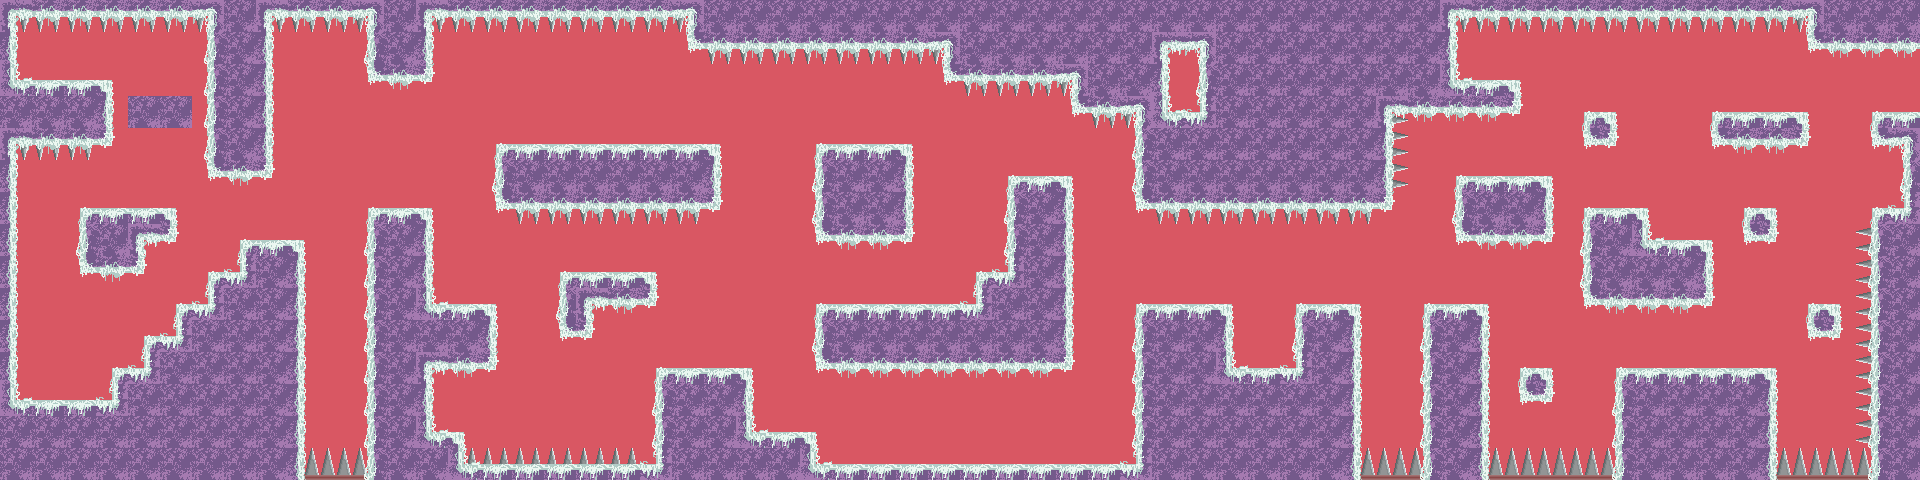

Below is a game level as drawn by its tile map, then a one-line description and the .tmx that defines it (tile-layer data replaced by summaries):
An orthogonal 60x15 tile map with 32x32 px tiles, 4 tile layers (Backgrond, spikes, Navigation, Map), 8 tilesets and 179 objects (26x Coin, 2x Player, 2x Enemy, 2x EnemigoVolador).

<map version="1.10" tiledversion="1.11.2" orientation="orthogonal" renderorder="right-down" width="60" height="15" tilewidth="32" tileheight="32" infinite="0" nextlayerid="24" nextobjectid="313">
 <tileset firstgid="1" name="tmw_desert_spacing" tilewidth="32" tileheight="32" spacing="1" margin="1" tilecount="48" columns="8">
  <image source="tmw_desert_spacing (1).png" width="265" height="199" />
  <tile id="0">
   <objectgroup draworder="index" id="2">
    <object id="1" x="15.875" y="16" width="16.125" height="16" />
   </objectgroup>
  </tile>
  <tile id="1">
   <objectgroup draworder="index" id="2">
    <object id="1" x="0" y="16" width="32" height="16" />
   </objectgroup>
  </tile>
  <tile id="2">
   <objectgroup draworder="index" id="2">
    <object id="1" x="0" y="16" width="16.125" height="16" />
   </objectgroup>
  </tile>
  <tile id="8">
   <objectgroup draworder="index" id="2">
    <object id="1" x="15.625" y="0" width="16.375" height="32" />
   </objectgroup>
  </tile>
  <tile id="10">
   <objectgroup draworder="index" id="2">
    <object id="1" x="0" y="0" width="18" height="32" />
    <object id="2" x="0" y="0" width="16.375" height="32" />
   </objectgroup>
  </tile>
  <tile id="16">
   <objectgroup draworder="index" id="2">
    <object id="1" x="15.75" y="0" width="16.25" height="16.625" />
   </objectgroup>
  </tile>
  <tile id="17">
   <objectgroup draworder="index" id="2">
    <object id="1" x="0" y="0" width="32" height="17.125" />
   </objectgroup>
  </tile>
  <tile id="18">
   <objectgroup draworder="index" id="2">
    <object id="1" x="0" y="0" width="16.125" height="18.125" />
   </objectgroup>
  </tile>
  <tile id="19">
   <objectgroup draworder="index" id="2">
    <object id="1" x="0.125" y="0.125" width="32" height="15.875" />
    <object id="2" x="6" y="22.875" />
   </objectgroup>
  </tile>
  <tile id="20">
   <objectgroup draworder="index" id="2">
    <object id="1" x="9.875" y="6.125" />
    <object id="2" x="16.375" y="0" width="16" height="33.625" />
   </objectgroup>
  </tile>
  <tile id="27">
   <objectgroup draworder="index" id="2">
    <object id="1" x="0" y="0.125" width="16.125" height="31.875" />
    <object id="2" x="22.25" y="25.625" />
   </objectgroup>
  </tile>
  <tile id="28">
   <objectgroup draworder="index" id="2">
    <object id="1" x="15.75" y="0" width="16.25" height="32" />
    <object id="2" x="9" y="26" />
   </objectgroup>
  </tile>
  <wangsets>
   <wangset name="Unnamed Set" type="corner" tile="-1">
    <wangcolor name="" color="#ff0000" tile="-1" probability="1" />
    <wangtile tileid="0" wangid="0,0,0,1,0,0,0,0" />
    <wangtile tileid="1" wangid="0,0,0,1,0,1,0,0" />
    <wangtile tileid="2" wangid="0,0,0,0,0,1,0,0" />
    <wangtile tileid="8" wangid="0,1,0,1,0,0,0,0" />
    <wangtile tileid="9" wangid="0,1,0,1,0,1,0,1" />
    <wangtile tileid="10" wangid="0,0,0,0,0,1,0,1" />
    <wangtile tileid="16" wangid="0,1,0,0,0,0,0,0" />
    <wangtile tileid="17" wangid="0,1,0,0,0,0,0,1" />
    <wangtile tileid="18" wangid="0,0,0,0,0,0,0,1" />
    <wangtile tileid="19" wangid="0,1,0,0,0,1,0,1" />
    <wangtile tileid="20" wangid="0,1,0,1,0,0,0,1" />
    <wangtile tileid="27" wangid="0,0,0,1,0,1,0,1" />
    <wangtile tileid="28" wangid="0,1,0,1,0,1,0,0" />
   </wangset>
  </wangsets>
 </tileset>
 <tileset firstgid="49" name="MapMetadata" tilewidth="32" tileheight="32" spacing="1" margin="1" tilecount="2" columns="2">
  <image source="MapMetadata.png" width="67" height="34" />
  <wangsets>
   <wangset name="corners" type="mixed" tile="-1">
    <wangcolor name="" color="#ff0000" tile="-1" probability="1" />
    <wangtile tileid="0" wangid="0,1,0,1,0,1,0,1" />
   </wangset>
  </wangsets>
 </tileset>
 <tileset firstgid="51" name="spikes" tilewidth="32" tileheight="32" tilecount="4" columns="2">
  <image source="spikes.png" width="64" height="64" />
 </tileset>
 <tileset firstgid="55" name="spikes" tilewidth="32" tileheight="32" tilecount="4" columns="2">
  <image source="spikes.png" width="64" height="64" />
 </tileset>
 <tileset firstgid="59" name="Sprite-0001" tilewidth="32" tileheight="32" tilecount="1" columns="1">
  <image source="Sprite-0001.png" width="32" height="32" />
 </tileset>
 <tileset firstgid="60" name="mapa" tilewidth="32" tileheight="32" spacing="1" margin="1" tilecount="48" columns="8">
  <image source="tmw_desert_spacing (1).png" width="265" height="199" />
 </tileset>
 <tileset firstgid="108" name="checkpoint-Sheet" tilewidth="90" tileheight="90" tilecount="6" columns="6">
  <image source="../textures/checkpoint-Sheet.png" width="540" height="90" />
  <tile id="0">
   <animation>
    <frame tileid="0" duration="50" />
    <frame tileid="1" duration="50" />
    <frame tileid="2" duration="50" />
    <frame tileid="3" duration="50" />
    <frame tileid="4" duration="50" />
    <frame tileid="5" duration="50" />
   </animation>
  </tile>
 </tileset>
 <tileset firstgid="114" source="../textures/coin_sprite.tsx" />
 <layer id="14" name="Backgrond" width="60" height="15">
  <properties>
   <property name="Draw" type="bool" value="true" />
  </properties>
  <data>[900 cells, 900 non-empty, 2 distinct tile ids]</data>
 </layer>
 <layer id="8" name="spikes" width="60" height="15">
  <properties>
   <property name="Draw" type="bool" value="true" />
  </properties>
  <data>[900 cells, 100 non-empty, 4 distinct tile ids]</data>
 </layer>
 <layer id="2" name="Navigation" width="60" height="15">
  <properties>
   <property name="Navigation" type="bool" value="true" />
  </properties>
  <data>[900 cells, 581 non-empty, 19 distinct tile ids]</data>
 </layer>
 <layer id="21" name="Map" width="60" height="15">
  <properties>
   <property name="Draw" type="bool" value="true" />
  </properties>
  <data>[900 cells, 581 non-empty, 19 distinct tile ids]</data>
 </layer>
 <objectgroup id="7" name="suelo">
  <properties>
   <property name="Draw" type="bool" value="false" />
  </properties>
  <object id="11" x="0" y="79.5" width="112" height="2.25" />
  <object id="13" x="-2" y="0.5" width="225" height="17.5" />
  <object id="16" x="254.5" y="0.5" width="128.5" height="18.5" />
  <object id="18" x="419" y="-15" width="286.5" height="33" />
  <object id="21" x="686" y="-8" width="272.5" height="56.5" />
  <object id="22" x="941.5" y="3" width="150" height="79" />
  <object id="23" x="1068.5" y="1.5" width="100.5" height="113" />
  <object id="24" x="1132.5" y="104.5" width="34.5" height="104.5" />
  <object id="25" x="1161" y="110.5" width="231" height="100" />
  <object id="26" x="1145.5" y="1" width="296.5" height="48.5" />
  <object id="33" x="1200" y="49.5" width="242.5" height="59" />
  <object id="36" x="1431" y="-0.5" width="392" height="18.5" />
  <object id="37" x="1807.5" y="1.5" width="110.5" height="45.5" />
  <object id="39" x="1710.5" y="111.682" width="97.5" height="2.13636" />
  <object id="40" x="1742" y="207.5" width="34" height="2.54545" />
  </objectgroup>
 <objectgroup id="9" name="spikes">
  <properties>
   <property name="Draw" type="bool" value="false" />
  </properties>
  <!-- 113 objects omitted --></objectgroup>
 <objectgroup id="10" name="paredes">
  <properties>
   <property name="Draw" type="bool" value="false" />
  </properties>
  <!-- 96 objects omitted --></objectgroup>
 <objectgroup id="15" name="Checkpoints" visible="0">
  <properties>
   <property name="Draw" type="bool" value="false" />
  </properties>
  <!-- 36 objects omitted --></objectgroup>
 <objectgroup id="23" name="Coins">
  <!-- 31 objects omitted --></objectgroup>
 <objectgroup id="17" name="Entities">
  <properties>
   <property name="Draw" type="bool" value="false" />
  </properties>
  <!-- 5 objects omitted --></objectgroup>
</map>
<!-- 147 of 179 objects omitted -->
